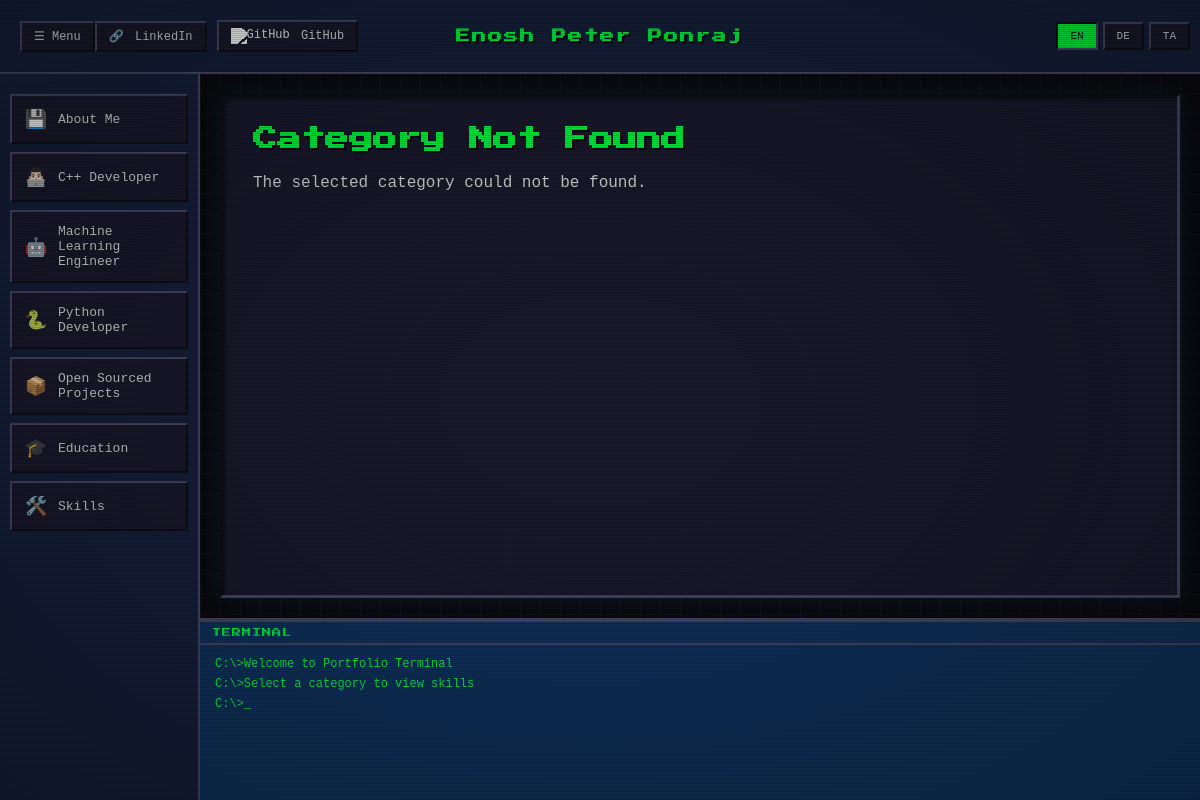
/?category=work-experience&lang=en, run on an earlier commit of the app's database.
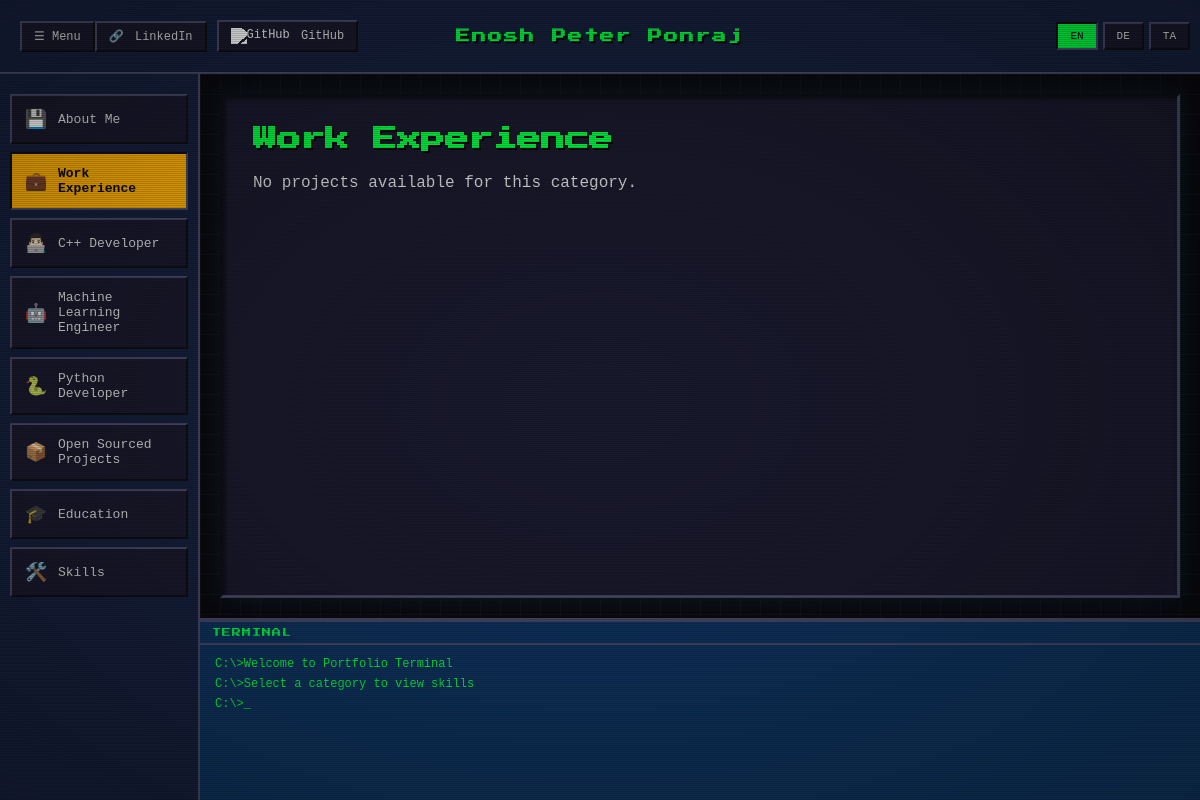
And on a later commit of the database.
### profiles/models.py (models this page shows, shortened)
class Category(models.Model):
    CATEGORY_TYPES = [
        ('special', 'Special Category'),
        ('skill', 'Skill Category'),
    ]
    slug = models.SlugField(unique=True, max_length=50, help_text="Category identifier (e.g., 'about-me', 'cpp-developer')")
    category_type = models.CharField(max_length=10, choices=CATEGORY_TYPES, default='special')
    skills = models.TextField(blank=True, help_text="Skills text to display in console when this category is selected. Use bullet points or plain text.")
    name_en = models.CharField(max_length=100)
    name_de = models.CharField(max_length=100, blank=True)
    name_ta = models.CharField(max_length=100, blank=True)
    icon = models.CharField(max_length=50, blank=True, help_text="Icon emoji or identifier")
    order = models.IntegerField(default=0, help_text="Display order in navigation")
    class Meta:
        verbose_name_plural = "Categories"
        ordering = ['order', 'slug']

### profiles/views.py (the view, shortened to what this page needs)
# urls.py: path("", home_view, name="home"),
def home_view(request):
    if 'lang' in request.GET:
        lang = request.GET.get('lang')
        set_language_in_session(request, lang)
        category = request.GET.get('category', 'about-me')
    language = get_language_from_request(request)
    category_slug = request.GET.get('category', 'about-me')
    all_categories = Category.objects.all().order_by('order')
    profile = None
    category_obj = None
    try:
        category_obj = Category.objects.get(slug=category_slug)
        profile = category_obj.profiles.first()
    except Category.DoesNotExist:
        pass
    if not profile:
        profile = Profile.objects.all().first()
    if not profile:
        pass
    projects = Project.objects.all().order_by('id')
    content_data = {
        'category': category_slug,
        'language': language,
    }
    if category_slug == 'about-me':
        pass
    elif category_slug == 'education':
        content_data['category'] = 'education'
    elif category_slug == 'skills':
        content_data['category'] = 'skills'
        categories_with_skills = all_categories.filter(skills__isnull=False).exclude(skills='')
        content_data['categories_with_skills'] = categories_with_skills
    else:
        if category_obj:
            content_data['category'] = category_slug
            content_data['category_obj'] = category_obj
            if profile:
                content_data['projects'] = projects.filter(profiles=profile)
            else:
                content_data['projects'] = projects.none()  # Empty queryset if no profile
        else:
            content_data['category'] = category_slug
    profile_cv = None
    if profile:
        profile_cv = profile.get_cv(language)
        if not profile_cv:
            profile_cv = profile.cv_file
    context = {
        'profile': profile,
        'profile_cv': profile_cv,
        'categories': all_categories,
        'current_category': category_slug,
        'current_language': language,
        'content_data': content_data,
    }
    return render(request, "home.html", context)

### profiles/models.py (called while the page is built)
    def get_cv(self, language='en'):
        field_name = f'cv_file_{language}'
        cv_file = getattr(self, field_name, None)
        return cv_file or self.cv_file_en

### profiles/utils.py (called while the page is built)
def get_language_from_request(request):
    lang = request.GET.get('lang', None)
    if not lang:
        lang = request.session.get('language', None)
    valid_languages = [code for code, _ in settings.LANGUAGES]
    if lang not in valid_languages:
        lang = 'en'
    return lang

def set_language_in_session(request, language):
    valid_languages = [code for code, _ in settings.LANGUAGES]
    if language in valid_languages:
        request.session['language'] = language
        return True
    return False

### templates/home.html (shortened to what this page needs)
{% extends "base.html" %}
{% load static %}
{% block content %}
  {% if content_data.category == 'about-me' %}
    {% if profile %}
      <div class="about-me-container">
        <div class="about-me-content">
          <h1>{% if current_language == 'de' and profile.title_de %}{{ profile.title_de }}{% elif current_language == 'ta' and profile.title_ta %}{{ profile.title_ta }}{% else %}{{ profile.title_en }}{% endif %}</h1>
          {% if current_language == 'de' and profile.hero_statement_de %}
            <p><strong>{{ profile.hero_statement_de }}</strong></p>
          {% elif current_language == 'ta' and profile.hero_statement_ta %}
            <p><strong>{{ profile.hero_statement_ta }}</strong></p>
          {% elif profile.hero_statement_en %}
            <p><strong>{{ profile.hero_statement_en }}</strong></p>
          {% endif %}
          <p>{% if current_language == 'de' and profile.description_de %}{{ profile.description_de|linebreaks }}{% elif current_language == 'ta' and profile.description_ta %}{{ profile.description_ta|linebreaks }}{% else %}{{ profile.description_en|linebreaks }}{% endif %}</p>
        </div>
        {% if profile.profile_picture %}
          <div class="about-me-image">
            <img src="{{ profile.profile_picture.url }}" alt="Profile Picture" class="profile-picture">
          </div>
        {% endif %}
      </div>
    {% else %}
      <p>Profile content coming soon. Please add a profile in the admin.</p>
    {% endif %}
  {% elif content_data.category == 'education' %}
    <h1>Education</h1>
    <p>Education content coming soon...</p>
  {% else %}
    {% if content_data.category_obj %}
      <h1>{% if current_language == 'de' and content_data.category_obj.name_de %}{{ content_data.category_obj.name_de }}{% elif current_language == 'ta' and content_data.category_obj.name_ta %}{{ content_data.category_obj.name_ta }}{% else %}{{ content_data.category_obj.name_en }}{% endif %}</h1>
      {% if content_data.projects %}
        {% for project in content_data.projects %}
          <div class="project-card">
            <h3>{% if current_language == 'de' and project.title_de %}{{ project.title_de }}{% elif current_language == 'ta' and project.title_ta %}{{ project.title_ta }}{% else %}{{ project.title_en }}{% endif %}</h3>
            {% if project.date_from or project.date_to %}
              <p>
                <strong>Date:</strong>
                {% if project.date_from %}
                  {% if project.show_month_year_only %}{{ project.date_from|date:"M Y" }}{% else %}{{ project.date_from }}{% endif %}
                {% endif %}
                {% if project.date_from and project.date_to %} - {% endif %}
                {% if project.date_to %}
                  {% if project.show_month_year_only %}{{ project.date_to|date:"M Y" }}{% else %}{{ project.date_to }}{% endif %}
                {% endif %}
              </p>
            {% endif %}
            {% if current_language == 'de' and project.company_name_de %}
              <p>
                <strong>Company:</strong>
                {% if project.company_linkedin_url_de %}
                  <a href="{{ project.company_linkedin_url_de }}" target="_blank" rel="noopener noreferrer">{{ project.company_name_de }}</a>
                {% else %}
                  {{ project.company_name_de }}
                {% endif %}
              </p>
            {% elif current_language == 'ta' and project.company_name_ta %}
              <p>
                <strong>Company:</strong>
                {% if project.company_linkedin_url_ta %}
                  <a href="{{ project.company_linkedin_url_ta }}" target="_blank" rel="noopener noreferrer">{{ project.company_name_ta }}</a>
                {% else %}
                  {{ project.company_name_ta }}
                {% endif %}
              </p>
            {% elif project.company_name_en %}
              <p>
                <strong>Company:</strong>
                {% if project.company_linkedin_url_en %}
                  <a href="{{ project.company_linkedin_url_en }}" target="_blank" rel="noopener noreferrer">{{ project.company_name_en }}</a>
                {% else %}
                  {{ project.company_name_en }}
                {% endif %}
              </p>
            {% endif %}
            {% if project.github_url %}
              <a href="{{ project.github_url }}" target="_blank" class="btn-pixel" style="margin-top: 10px; display: inline-block;" rel="noopener noreferrer">
                View on GitHub
              </a>
            {% endif %}
            <div class="tech-stack">
              <strong>Tech Stack:</strong> {% if current_language == 'de' and project.tech_stack_de %}{{ project.tech_stack_de }}{% elif current_language == 'ta' and project.tech_stack_ta %}{{ project.tech_stack_ta }}{% else %}{{ project.tech_stack_en }}{% endif %}
            </div>
            <p>{% if current_language == 'de' and project.description_de %}{{ project.description_de|linebreaks }}{% elif current_language == 'ta' and project.description_ta %}{{ project.description_ta|linebreaks }}{% else %}{{ project.description_en|linebreaks }}{% endif %}</p>
          </div>
        {% endfor %}
      {% else %}
        <p>No projects available for this category.</p>
      {% endif %}
    {% else %}
      <h1>Category Not Found</h1>
      <p>The selected category could not be found.</p>
    {% endif %}
  {% endif %}
{% endblock %}

### templates/base.html (shortened to what this page needs)
<!DOCTYPE html>
<html lang="{{ current_language|default:'en' }}">
<head>
  {% load static %}
  <link rel="stylesheet" href="{% static 'css/retro.css' %}">
</head>
<body>
  <div class="crt-screen">
    <div class="top-bar">
      <button
        type="button"
        class="btn-pixel mobile-nav-toggle"
        id="mobile-nav-toggle"
        aria-controls="mobile-side-nav"
        aria-expanded="false"
        aria-label="Toggle category menu"
      >
        ☰ Menu
      </button>
      <div class="top-bar-left">
        {% if profile %}
          {% if profile.linkedin_url %}
            <a href="{{ profile.linkedin_url }}" target="_blank" class="btn-pixel" rel="noopener noreferrer">
              <span class="icon">🔗</span> LinkedIn
            </a>
          {% endif %}
          {% if profile.github_url %}
            <a href="{{ profile.github_url }}" target="_blank" class="btn-pixel" rel="noopener noreferrer">
              <img src="{% static 'images/github-icon.svg' %}" alt="GitHub" class="icon github-icon-img" style="width: 16px; height: 16px; vertical-align: middle;">
              GitHub
            </a>
          {% endif %}
        {% endif %}
      </div>
      <div class="top-bar-center">
        <h1 class="site-title">Enosh Peter Ponraj</h1>
      </div>
      <div class="top-bar-right">
        <div class="language-switcher">
          <a href="?lang=en{% if current_category %}&category={{ current_category }}{% endif %}"
             class="btn-lang {% if current_language == 'en' %}active{% endif %}">EN</a>
          <a href="?lang=de{% if current_category %}&category={{ current_category }}{% endif %}"
             class="btn-lang {% if current_language == 'de' %}active{% endif %}">DE</a>
          <a href="?lang=ta{% if current_category %}&category={{ current_category }}{% endif %}"
             class="btn-lang {% if current_language == 'ta' %}active{% endif %}">TA</a>
        </div>
      </div>
    </div>
    <div class="main-container">
      <nav class="side-nav" id="mobile-side-nav" aria-hidden="false">
        {% for category in categories %}
          <a href="?category={{ category.slug }}{% if current_language %}&lang={{ current_language }}{% endif %}"
             class="nav-item {% if current_category == category.slug %}active{% endif %}"
             data-category="{{ category.slug }}"
             data-has-skills="{% if category.skills and category.skills.strip %}true{% else %}false{% endif %}">
            <span class="nav-icon">{{ category.icon|default:'⚙️' }}</span>
            <span class="nav-text">{% if current_language == 'de' and category.name_de %}{{ category.name_de }}{% elif current_language == 'ta' and category.name_ta %}{{ category.name_ta }}{% else %}{{ category.name_en }}{% endif %}</span>
          </a>
        {% endfor %}
      </nav>
      <div class="right-panel">
        <main class="main-content">
          <div class="content-window">
            {% block content %}{% endblock %}
          </div>
        </main>
        <div class="console-container">
          <div class="console-title">Terminal</div>
          <div class="console-area">
            <div class="console-output" id="console-output">
            </div>
          </div>
        </div>
      </div>
    </div>
  </div>
</body>
</html>

What changed in the data, as far as the page shows it:
added Category: icon "💼", name_en "Work Experience", category_obj.name_en "Work Experience", slug "work-experience" (drawn)
Also different on the page:
text no longer shown: "Category Not Found The selected category could not be found."
text now shown: "No projects available for this category."
